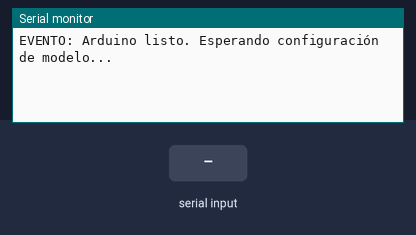
This sketch was run on a simulated Arduino Uno, built with avr-gcc and run on an emulated ATmega328P. Shown: the last lines printed to the serial monitor. The test bench sets the inputs (shaded band). Random numbers use the default seed unless the sketch sets one.

Above: at 1.2 s.
1.3 s: "CONFIG:\n" received over Serial
At 1.9 s:
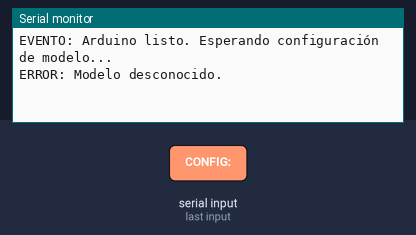
2.8 s: "S\n" received over Serial
At 4.1 s:
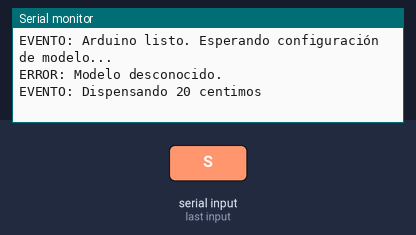

The sketch:

arduino_sketch.ino
```cpp
// arduino_coin_dispenser.ino

// Define los pines para los pulsadores (simulados).
// En un caso real, estos serían los pines de entrada para los botones físicos.
const int BUTTON_PINS[] = {2, 3, 4, 5, 6, 7, 8, 9};
const int NUM_BUTTONS = sizeof(BUTTON_PINS) / sizeof(BUTTON_PINS[0]);

// Define las monedas que cada pulsador dispensa.
const char* COIN_VALUES[] = {
  "1 centimo", "2 centimos", "5 centimos", "10 centimos",
  "20 centimos", "50 centimos", "1 euro", "2 euros"
};

// Enum para los modelos de máquina.
enum MachineModel { MODEL_S, MODEL_M, MODEL_MAX };
MachineModel currentModel = MODEL_M; // Modelo por defecto.

// Arrays que definen qué monedas están disponibles para cada modelo.
// Los valores son índices del array COIN_VALUES.
const int MODEL_S_COINS[] = {3, 4, 5, 6}; // 10c, 20c, 50c, 1€
const int MODEL_M_COINS[] = {2, 3, 4, 5, 6, 7}; // 5c, 10c, 20c, 50c, 1€, 2€
const int MODEL_MAX_COINS[] = {0, 1, 2, 3, 4, 5, 6, 7}; // Todas

void setup() {
  Serial.begin(9600);
  while (!Serial) { ; }

  // Configura los pines de los botones como entrada.
  for (int i = 0; i < NUM_BUTTONS; i++) {
    pinMode(BUTTON_PINS[i], INPUT_PULLUP);
  }

  randomSeed(analogRead(0)); // Semilla para el generador de números aleatorios.
  Serial.println("EVENTO: Arduino listo. Esperando configuración de modelo...");
}

void loop() {
  // 1. Comprobar si hay un comando de configuración desde la web.
  if (Serial.available() > 0) {
    String command = Serial.readStringUntil('\n');
    command.trim(); // Limpiar espacios en blanco.

    if (command.startsWith("CONFIG:")) {
      configureModel(command.substring(7));
    } else {
      // Si no es un comando de config, es una orden para dispensar.
      // Simulamos la pulsación de un botón aleatorio del modelo actual.
      dispenseRandomCoin();
    }
  }

  // 2. En un caso real, aquí se leerían los pulsadores físicos.
  // Ejemplo:
  // for (int i = 0; i < NUM_BUTTONS; i++) {
  //   if (digitalRead(BUTTON_PINS[i]) == LOW) {
  //     dispenseCoin(i);
  //     delay(200); // Anti-rebote simple.
  //   }
  // }
}

void configureModel(String modelCode) {
  if (modelCode == "S") {
    currentModel = MODEL_S;
    Serial.println("EVENTO: Maquina configurada como Modelo S.");
  } else if (modelCode == "M") {
    currentModel = MODEL_M;
    Serial.println("EVENTO: Maquina configurada como Modelo M.");
  } else if (modelCode == "MAX") {
    currentModel = MODEL_MAX;
    Serial.println("EVENTO: Maquina configurada como Modelo MAX.");
  } else {
    Serial.println("ERROR: Modelo desconocido.");
  }
}

void dispenseRandomCoin() {
  int coinIndex;

  switch (currentModel) {
    case MODEL_S:
      coinIndex = MODEL_S_COINS[random(sizeof(MODEL_S_COINS) / sizeof(int))];
      break;
    case MODEL_M:
      coinIndex = MODEL_M_COINS[random(sizeof(MODEL_M_COINS) / sizeof(int))];
      break;
    case MODEL_MAX:
      coinIndex = MODEL_MAX_COINS[random(sizeof(MODEL_MAX_COINS) / sizeof(int))];
      break;
  }

  dispenseCoin(coinIndex);
}

void dispenseCoin(int coinIndex) {
  if (coinIndex >= 0 && coinIndex < NUM_BUTTONS) {
    Serial.print("EVENTO: Dispensando ");
    Serial.println(COIN_VALUES[coinIndex]);
  }
}
```

Measured:
- after the input at 1.3 s, the serial monitor: prints a new line at once (image 1)
- after the input at 2.8 s, the serial monitor: prints a new line at once (image 2)
